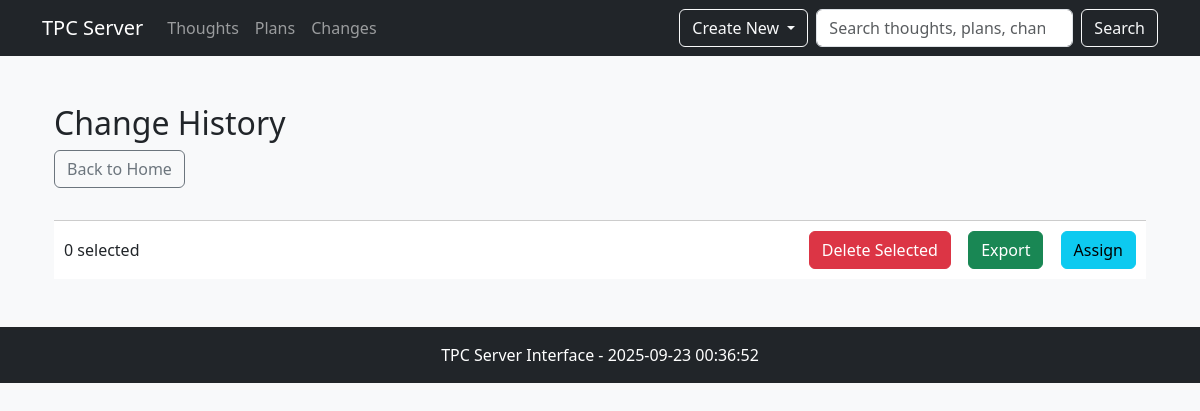
/changes, run on an earlier commit of the app's database.
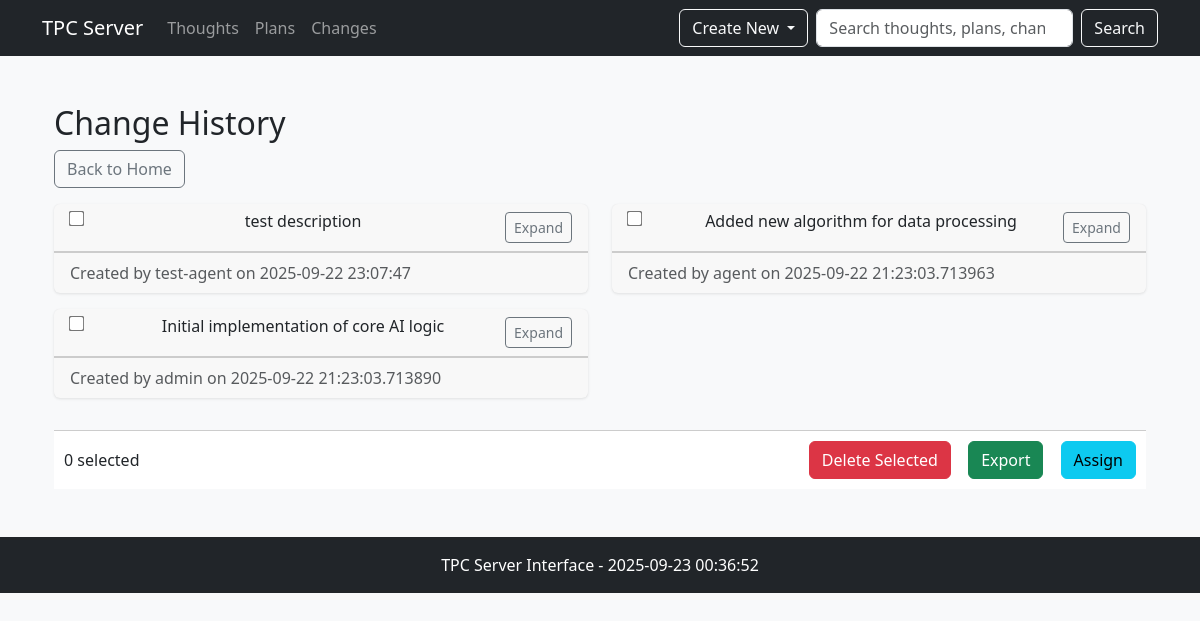
And on a later commit of the database.
### main.py (models this page shows)
class Change(Base):
    __tablename__ = "changes"
    id = Column(String, primary_key=True)
    description = Column(Text, nullable=False)
    agent_signature = Column(String, nullable=False)
    created_at = Column(DateTime, nullable=False)
    plan_id = Column(String, ForeignKey("plans.id"), nullable=False)
    plan = relationship("Plan", back_populates="changes")

### main.py (the view)
@app.get("/changes", response_class=HTMLResponse)
async def read_changes(
    request: Request,
    db = Depends(get_db),
    page: int = Query(1, ge=1),
    limit: int = Query(10, ge=1, le=100)
):
    current_user = await get_current_user_hybrid(request, db)
    logger.info(f"Accessing /changes as user: {current_user.username} (role: {current_user.role})")
    async with AsyncSessionLocal() as session:
        base_query = select(Change, Plan.title).outerjoin(Plan, Change.plan_id == Plan.id).order_by(Change.created_at.desc())
        unfiltered_count_query = select(func.count(Change.id))
        unfiltered_result = await session.execute(unfiltered_count_query)
        unfiltered_total = unfiltered_result.scalar()
        logger.info(f"Unfiltered total changes in DB: {unfiltered_total}")
        logger.info("No agent_signature filtering applied - showing all changes")
        count_query = select(func.count(Change.id)).select_from(Change).outerjoin(Plan, Change.plan_id == Plan.id)
        total_result = await session.execute(count_query)
        total = total_result.scalar()
        logger.info(f"Final total changes count from query: {total}")
        sample_query = select(Change.agent_signature).distinct().limit(5)
        sample_result = await session.execute(sample_query)
        samples = sample_result.scalars().all()
        logger.info(f"Sample distinct agent_signatures in DB: {list(samples)}")
        offset = (page - 1) * limit
        paginated_query = base_query.offset(offset).limit(limit)
        result = await session.execute(paginated_query)
        changes = result.all()
        changes_data = [{
            'id': change.id,
            'description': change.description,
            'created_at': change.created_at,
            'agent_signature': change.agent_signature,
            'plan_id': change.plan_id,
            'plan_title': plan_title
        } for change, plan_title in changes]
        total_pages = (total + limit - 1) // limit if total > 0 else 1
    return templates.TemplateResponse(
        "changes.html",
        {
            "request": request,
            "changes": changes_data,
            "current_user": current_user,
            "total": total,
            "page": page,
            "limit": limit,
            "total_pages": total_pages
        }
    )

### templates/changes.html (shortened to what this page needs)
{% extends "base.html" %}
{% block content %}
<div class="container mt-4">
    <h2>Change History</h2>
    <div class="mb-3">
        <a href="/" class="btn btn-outline-secondary">Back to Home</a>
    </div>
    <div class="row">
        {% for change in changes %}
        <div class="col-md-6 mb-3">
            <div class="card expandable">
                <div class="card-header d-flex justify-content-between align-items-start">
                    <input type="checkbox" class="bulk-select" value="{{ change.id }}">
                    <h6 class="card-title mb-0 ms-2">{{ change.description[:50] }}{% if change.description|length > 50 %}...{% endif %}</h6>
                    <button class="btn btn-sm btn-outline-secondary expand-btn">Expand</button>
                </div>
                <div class="card-footer text-muted">
                    Created by {{ change.agent_signature }} on {{ change.created_at }}
                </div>
            </div>
        </div>
        {% endfor %}
    </div>
    <div class="bulk-actions mt-3">
        <div class="d-flex justify-content-between align-items-center">
            <div>
                <span id="selectedCount">0 selected</span>
            </div>
            <div>
                <button class="btn btn-danger me-2" id="bulkDelete">Delete Selected</button>
                <button class="btn btn-success me-2" id="bulkExport">Export</button>
                <button class="btn btn-info" id="bulkAssign">Assign</button>
            </div>
        </div>
    </div>
</div>
{% endblock %}

What changed in the data, as far as the page shows it:
added Change: description "test description", agent_signature "test-agent", created_at "2025-09-22 23:07:47"
added Change: description "Added new algorithm for data processing", agent_signature "agent", created_at "2025-09-22 21:23:03.713963"
added Change: description "Initial implementation of core AI logic", agent_signature "admin", created_at "2025-09-22 21:23:03.713890"
